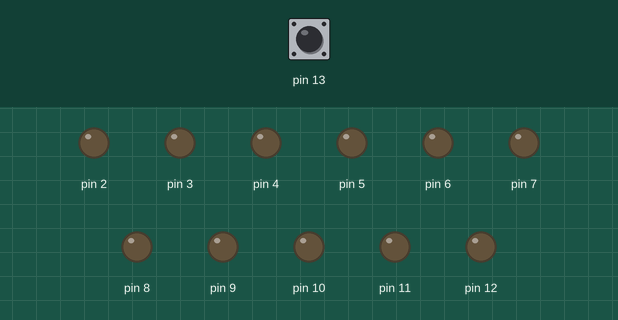
This sketch was run on a simulated Arduino Uno, built with avr-gcc and run on an emulated ATmega328P. Parts: output pins drawn as LEDs (lit = HIGH). Inputs (shaded band) come from the test bench; at power-on: pin 13 LOW.

Above: at 1.2 s.
1.3 s: pin 13 pulsed HIGH 5 times (0.12 s each, 0.3 s apart)
At 2.49 s:
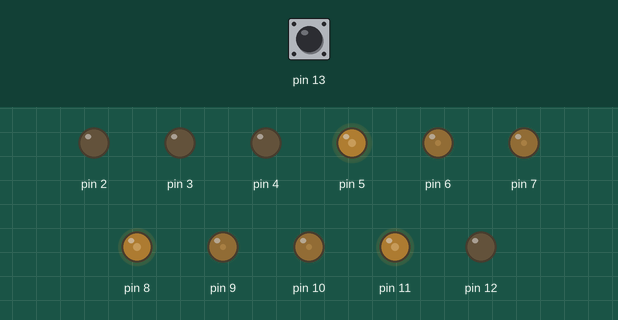
Timing chart, 0 to 4.3 s (numbered marks = the images above; inputs shaded):
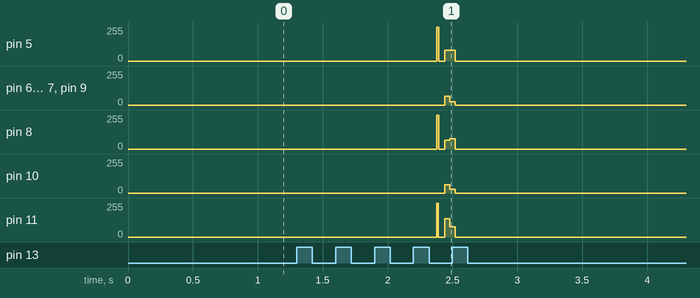

The sketch:

POV_display_text.ino
```cpp
/* Electronoobs POV dsiplay (Persistance of vision)
 *
 * Subscribe: http://www.youtube.com/c/ELECTRONOOBS
 * Tutorial: http://www.electronoobs.com/eng_arduino_tut21.php
 */


int text_ok=0;
int a[] = {126, 144, 144, 144, 126};
int b[] = {254, 146, 146, 146, 108};
int c[] = {254, 130, 130, 130, 130};
int d[] = {254, 130, 130, 130, 124};
int e[] = {254, 146, 146, 146, 146};
int f[] = {254, 144, 144, 144, 128};
int g[] = {124, 130, 138, 138, 76};
int h[] = {254, 16, 16, 16, 254};
int i[] = {130, 250, 130};
int j[] = {12, 2, 2, 2, 252};
int k[] = {254, 16, 40, 68, 130};
int l[] = {254, 2, 2, 2, 2};
int m[] = {254, 64, 32, 64, 254};
int n[] = {254, 32, 16, 8, 254};
int o[] = {124, 130, 130, 130, 124};
int p[] = {254, 136, 136, 136, 112};
int q[] = {124, 130, 138, 134, 126};
int r[] = {254, 144, 152, 148, 98};
int s[] = {100, 146, 146, 146, 76};
int t[] = {128, 128, 254, 128, 128};
int u[] = {252, 2, 2, 2, 252};
int v[] = {248, 4, 2, 4, 248};
int w[] = {254, 4, 8, 4, 254};
int x[] = {198, 40, 16, 40, 198};
int y[] = {224, 16, 14, 16, 224};
int z[] = {134, 138, 146, 162, 194};

int eos[] = {0, 3, 2,0};
int excl[] = {0, 250, 0};
int ques[] = {64, 128, 138, 144, 96};


float delayTime=1;


//POV clock cariables
unsigned long currentMillis, elapsed_loop_counter, previousMillis;
unsigned long counter_1, current_count;

//Interruption varaibles to count rotation speed
//We create 4 variables to store the previous value of the input signal (if LOW or HIGH)
byte last_IN_state;               //Here we store the previous state on digital pin 13
float one_rot_time=0;             //Here we store the full rotation time
float time_per_deg=0;             //Here we store the time it takes to make one degree rotation


void setup() {
  PCICR |= (1 << PCIE0);    //enable PCMSK0 scan
  PCMSK0 |= (1 << PCINT5);  //Enable pin state interruption on pin D13

  //Output pins register configuration
  DDRD |= B11111100;      //2 to 7 as output
  DDRB |= B00011111;      //8 to 12 as output
  DDRB &= B11011111;      //13 input
  PORTD &= B00000011;     //2 to 7 LOW
  PORTB &= B00000000;     //8 to 13 LOW
}


void draw_a_line(int this_line){
int now_line;
now_line = this_line;
if (now_line>=128){PORTD |= B00100000;  now_line-=128;} else {PORTD &= B11011111;}
if (now_line>=64) {PORTD |= B01000000;  now_line-=64;}  else {PORTD &= B10111111;}
if (now_line>=32) {PORTD |= B10000000;  now_line-=32;}  else {PORTD &= B01111111;}
if (now_line>=16) {PORTB |= B00000001;  now_line-=16;}  else {PORTB &= B11111110;}
if (now_line>=8)  {PORTB |= B00000010;  now_line-=8;}   else {PORTB &= B11111101;}
if (now_line>=4)  {PORTB |= B00000100;  now_line-=4;}   else {PORTB &= B11111011;}
if (now_line>=2)  {PORTB |= B00001000;  now_line-=2;}   else {PORTB &= B11110111;}
if (now_line>=1)  {PORTB |= B00010000;  now_line-=1;}   else {PORTB &= B11101111;}
}


void displayChar(char cr, float line_delay){
if (cr == 'a'){for (int i = 0; i <5; i++){draw_a_line(a[i]);delayMicroseconds(line_delay);}draw_a_line(0);}
if (cr == 'b'){for (int i = 0; i <5; i++){draw_a_line(b[i]);delayMicroseconds(line_delay);}draw_a_line(0);}
if (cr == 'c'){for (int i = 0; i <5; i++){draw_a_line(c[i]);delayMicroseconds(line_delay);}draw_a_line(0);}
if (cr == 'd'){for (int i = 0; i <5; i++){draw_a_line(d[i]);delayMicroseconds(line_delay);}draw_a_line(0);}
if (cr == 'e'){for (int i = 0; i <5; i++){draw_a_line(e[i]);delayMicroseconds(line_delay);}draw_a_line(0);}
if (cr == 'f'){for (int i = 0; i <5; i++){draw_a_line(f[i]);delayMicroseconds(line_delay);}draw_a_line(0);}
if (cr == 'g'){for (int i = 0; i <5; i++){draw_a_line(g[i]);delayMicroseconds(line_delay);}draw_a_line(0);}
if (cr == 'h'){for (int i = 0; i <5; i++){draw_a_line(h[i]);delayMicroseconds(line_delay);}draw_a_line(0);}
if (cr == 'i'){for (int itr = 0; itr <3; itr++){draw_a_line(i[itr]);delayMicroseconds(line_delay);}draw_a_line(0);}
if (cr == 'j'){for (int i = 0; i <5; i++){draw_a_line(j[i]);delayMicroseconds(line_delay);}draw_a_line(0);}
if (cr == 'k'){for (int i = 0; i <5; i++){draw_a_line(k[i]);delayMicroseconds(line_delay);}draw_a_line(0);}
if (cr == 'l'){for (int i = 0; i <5; i++){draw_a_line(l[i]);delayMicroseconds(line_delay);}draw_a_line(0);}
if (cr == 'm'){for (int i = 0; i <5; i++){draw_a_line(m[i]);delayMicroseconds(line_delay);}draw_a_line(0);}
if (cr == 'n'){for (int i = 0; i <5; i++){draw_a_line(n[i]);delayMicroseconds(line_delay);}draw_a_line(0);}
if (cr == 'o'){for (int i = 0; i <5; i++){draw_a_line(o[i]);delayMicroseconds(line_delay);}draw_a_line(0);}
if (cr == 'p'){for (int i = 0; i <5; i++){draw_a_line(p[i]);delayMicroseconds(line_delay);}draw_a_line(0);}
if (cr == 'q'){for (int i = 0; i <5; i++){draw_a_line(q[i]);delayMicroseconds(line_delay);}draw_a_line(0);}
if (cr == 'r'){for (int i = 0; i <5; i++){draw_a_line(r[i]);delayMicroseconds(line_delay);}draw_a_line(0);}
if (cr == 's'){for (int i = 0; i <5; i++){draw_a_line(s[i]);delayMicroseconds(line_delay);}draw_a_line(0);}
if (cr == 't'){for (int i = 0; i <5; i++){draw_a_line(t[i]);delayMicroseconds(line_delay);}draw_a_line(0);}
if (cr == 'u'){for (int i = 0; i <5; i++){draw_a_line(u[i]);delayMicroseconds(line_delay);}draw_a_line(0);}
if (cr == 'v'){for (int i = 0; i <5; i++){draw_a_line(v[i]);delayMicroseconds(line_delay);}draw_a_line(0);}
if (cr == 'w'){for (int i = 0; i <5; i++){draw_a_line(w[i]);delayMicroseconds(line_delay);}draw_a_line(0);}
if (cr == 'x'){for (int i = 0; i <5; i++){draw_a_line(x[i]);delayMicroseconds(line_delay);}draw_a_line(0);}
if (cr == 'y'){for (int i = 0; i <5; i++){draw_a_line(y[i]);delayMicroseconds(line_delay);}draw_a_line(0);}
if (cr == 'z'){for (int i = 0; i <5; i++){draw_a_line(z[i]);delayMicroseconds(line_delay);}draw_a_line(0);}
if (cr == '!'){for (int i = 0; i <3; i++){draw_a_line(excl[i]);delayMicroseconds(line_delay);}draw_a_line(0);}
if (cr == '?'){for (int i = 0; i <5; i++){draw_a_line(ques[i]);delayMicroseconds(line_delay);}draw_a_line(0);}
if (cr == '.'){for (int i = 0; i <4; i++){draw_a_line(eos[i]);delayMicroseconds(line_delay);}draw_a_line(0);}
delayMicroseconds(line_delay*2);
}


void displayString(char* s, float line_delay){
for (int i = 0; i<=strlen(s); i++){
displayChar(s[i],line_delay);
}
}


void loop() {

  currentMillis = micros();
  elapsed_loop_counter = currentMillis - previousMillis;
  delayTime = time_per_deg*6; //we want 2 degrees for each line of the letters

  //This if here is to make sure I'll start printing at 216 deg so the text will be centered.
  if((elapsed_loop_counter >=  time_per_deg*(180)) && (elapsed_loop_counter <  time_per_deg*(181)) &&  text_ok)
  {
  //displayString("electronoobs.",delayTime);
  displayString("evolve",delayTime);
  //delayMicroseconds(delayTime*10);
  text_ok=0;
  }
}


ISR(PCINT0_vect){
//First we take the current count value in micro seconds using the micros() function

  current_count = micros();
  ///////////////////////////////////////Channel 1
  if(PINB & B00100000){                              //We make an AND with the pin state register, We verify if pin 8 is HIGH???
    if(last_IN_state == 0){                         //If the last state was 0, then we have a state change...
      last_IN_state = 1;                            //Store the current state into the last state for the next loop
      counter_1 = current_count;                     //Set counter_1 to current value.
    }
  }
  else if(last_IN_state == 1){                      //If pin 8 is LOW and the last state was HIGH then we have a state change
    last_IN_state = 0;                              //Store the current state into the last state for the next loop
    one_rot_time = current_count - counter_1;   //We make the time difference. Channel 1 is current_time - timer_1.
    time_per_deg = one_rot_time/360.0;
    previousMillis = micros();
    text_ok=1;
   }


}
```

Measured:
- after the input at 1.3 s, pin 5: 0/255 → 81/255 after 1.1 s, → 0/255 0.14 s later; pin 6, pin 7, pin 9: 0/255 → 67/255 after 1.1 s, → 26/255 0.04 s later, → 0/255 0.04 s later; pin 10: 0/255 → 63/255 after 1.1 s, → 27/255 0.04 s later, → 0/255 0.04 s later
